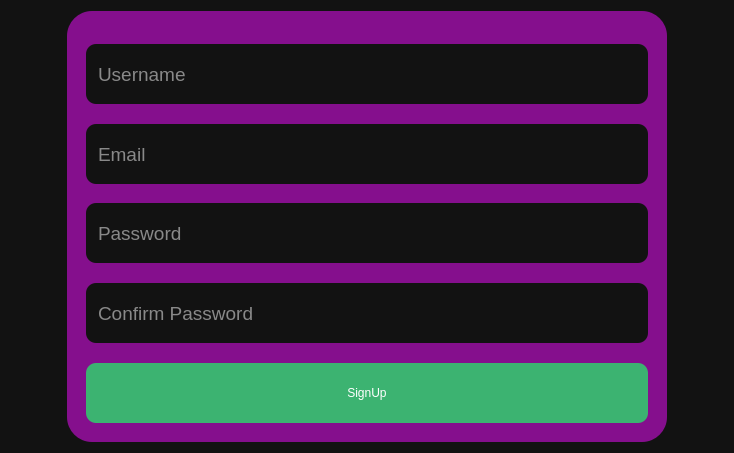
<?xml version="1.0" encoding="UTF-8"?>
<ui version="4.0">
 <class>signup</class>
 <widget class="QWidget" name="signup">
  <property name="geometry">
   <rect>
    <x>0</x>
    <y>0</y>
    <width>734</width>
    <height>453</height>
   </rect>
  </property>
  <property name="windowTitle">
   <string>Form</string>
  </property>
  <property name="styleSheet">
   <string notr="true">background: #121212;</string>
  </property>
  <layout class="QGridLayout" name="gridLayout">
   <item row="2" column="1">
    <spacer name="verticalSpacer_2">
     <property name="orientation">
      <enum>Qt::Vertical</enum>
     </property>
     <property name="sizeType">
      <enum>QSizePolicy::Maximum</enum>
     </property>
     <property name="sizeHint" stdset="0">
      <size>
       <width>20</width>
       <height>40</height>
      </size>
     </property>
    </spacer>
   </item>
   <item row="0" column="1">
    <spacer name="verticalSpacer">
     <property name="orientation">
      <enum>Qt::Vertical</enum>
     </property>
     <property name="sizeType">
      <enum>QSizePolicy::Maximum</enum>
     </property>
     <property name="sizeHint" stdset="0">
      <size>
       <width>20</width>
       <height>40</height>
      </size>
     </property>
    </spacer>
   </item>
   <item row="1" column="0">
    <spacer name="horizontalSpacer">
     <property name="orientation">
      <enum>Qt::Horizontal</enum>
     </property>
     <property name="sizeType">
      <enum>QSizePolicy::Maximum</enum>
     </property>
     <property name="sizeHint" stdset="0">
      <size>
       <width>40</width>
       <height>60</height>
      </size>
     </property>
    </spacer>
   </item>
   <item row="1" column="2">
    <spacer name="horizontalSpacer_2">
     <property name="orientation">
      <enum>Qt::Horizontal</enum>
     </property>
     <property name="sizeType">
      <enum>QSizePolicy::Maximum</enum>
     </property>
     <property name="sizeHint" stdset="0">
      <size>
       <width>40</width>
       <height>60</height>
      </size>
     </property>
    </spacer>
   </item>
   <item row="1" column="1">
    <widget class="QFrame" name="frame">
     <property name="maximumSize">
      <size>
       <width>600</width>
       <height>500</height>
      </size>
     </property>
     <property name="styleSheet">
      <string notr="true">background: #850F8D;
border-radius: 25px;
padding: 10px;</string>
     </property>
     <property name="frameShape">
      <enum>QFrame::StyledPanel</enum>
     </property>
     <property name="frameShadow">
      <enum>QFrame::Raised</enum>
     </property>
     <layout class="QGridLayout" name="gridLayout_2">
      <item row="5" column="0">
       <widget class="QPushButton" name="pushButton">
        <property name="styleSheet">
         <string notr="true">QPushButton {
background: #3CB371;
height: 40px;
border-radius: 10px;
color: white;
}

QPushButton :hover{
background: #00693E;

}
</string>
        </property>
        <property name="text">
         <string>SignUp</string>
        </property>
       </widget>
      </item>
      <item row="0" column="0">
       <layout class="QVBoxLayout" name="verticalLayout">
        <property name="spacing">
         <number>8</number>
        </property>
        <item>
         <spacer name="verticalSpacer_7">
          <property name="orientation">
           <enum>Qt::Vertical</enum>
          </property>
          <property name="sizeHint" stdset="0">
           <size>
            <width>20</width>
            <height>40</height>
           </size>
          </property>
         </spacer>
        </item>
        <item>
         <widget class="QLineEdit" name="lineEdit">
          <property name="font">
           <font>
            <pointsize>14</pointsize>
           </font>
          </property>
          <property name="styleSheet">
           <string notr="true">background: #121212;
color: white;
border-radius: 10px;
height: 40px;</string>
          </property>
          <property name="inputMethodHints">
           <set>Qt::ImhHiddenText|Qt::ImhSensitiveData</set>
          </property>
          <property name="text">
           <string/>
          </property>
          <property name="placeholderText">
           <string>Username</string>
          </property>
         </widget>
        </item>
       </layout>
      </item>
      <item row="3" column="0">
       <layout class="QVBoxLayout" name="verticalLayout_4">
        <property name="spacing">
         <number>8</number>
        </property>
        <item>
         <spacer name="verticalSpacer_6">
          <property name="orientation">
           <enum>Qt::Vertical</enum>
          </property>
          <property name="sizeHint" stdset="0">
           <size>
            <width>20</width>
            <height>40</height>
           </size>
          </property>
         </spacer>
        </item>
        <item>
         <widget class="QLineEdit" name="lineEdit_4">
          <property name="font">
           <font>
            <pointsize>14</pointsize>
           </font>
          </property>
          <property name="styleSheet">
           <string notr="true">background: #121212;
color: white;
border-radius: 10px;
height: 40px;</string>
          </property>
          <property name="inputMethodHints">
           <set>Qt::ImhHiddenText|Qt::ImhSensitiveData</set>
          </property>
          <property name="text">
           <string/>
          </property>
          <property name="placeholderText">
           <string>Confirm Password</string>
          </property>
         </widget>
        </item>
       </layout>
      </item>
      <item row="1" column="0">
       <layout class="QVBoxLayout" name="verticalLayout_2">
        <property name="spacing">
         <number>8</number>
        </property>
        <item>
         <spacer name="verticalSpacer_4">
          <property name="orientation">
           <enum>Qt::Vertical</enum>
          </property>
          <property name="sizeHint" stdset="0">
           <size>
            <width>20</width>
            <height>40</height>
           </size>
          </property>
         </spacer>
        </item>
        <item>
         <widget class="QLineEdit" name="lineEdit_2">
          <property name="font">
           <font>
            <pointsize>14</pointsize>
           </font>
          </property>
          <property name="styleSheet">
           <string notr="true">background: #121212;
color: white;
border-radius: 10px;
height: 40px;</string>
          </property>
          <property name="inputMethodHints">
           <set>Qt::ImhEmailCharactersOnly</set>
          </property>
          <property name="text">
           <string/>
          </property>
          <property name="placeholderText">
           <string>Email</string>
          </property>
         </widget>
        </item>
       </layout>
      </item>
      <item row="2" column="0">
       <layout class="QVBoxLayout" name="verticalLayout_3">
        <property name="spacing">
         <number>8</number>
        </property>
        <item>
         <spacer name="verticalSpacer_5">
          <property name="orientation">
           <enum>Qt::Vertical</enum>
          </property>
          <property name="sizeHint" stdset="0">
           <size>
            <width>20</width>
            <height>40</height>
           </size>
          </property>
         </spacer>
        </item>
        <item>
         <widget class="QLineEdit" name="lineEdit_3">
          <property name="font">
           <font>
            <pointsize>14</pointsize>
           </font>
          </property>
          <property name="styleSheet">
           <string notr="true">background: #121212;
color: white;
border-radius: 10px;
height: 40px;</string>
          </property>
          <property name="inputMethodHints">
           <set>Qt::ImhHiddenText|Qt::ImhSensitiveData</set>
          </property>
          <property name="text">
           <string/>
          </property>
          <property name="placeholderText">
           <string>Password</string>
          </property>
         </widget>
        </item>
       </layout>
      </item>
      <item row="4" column="0">
       <spacer name="verticalSpacer_3">
        <property name="orientation">
         <enum>Qt::Vertical</enum>
        </property>
        <property name="sizeType">
         <enum>QSizePolicy::Maximum</enum>
        </property>
        <property name="sizeHint" stdset="0">
         <size>
          <width>20</width>
          <height>40</height>
         </size>
        </property>
       </spacer>
      </item>
     </layout>
    </widget>
   </item>
  </layout>
 </widget>
 <resources/>
 <connections/>
</ui>
